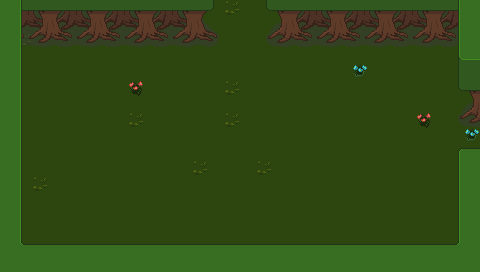

A 2D game scene composited from a Tiled map and its tileset images. What follows is a short description and the map's XML, with every tile layer's data as written:
An orthogonal 30x17 tile map with 16x16 px tiles, 3 tile layers (Base, Ground, Upper) and 3 objects (2x Entrance, ResourceSpawn).

<map version="1.4" tiledversion="1.4.1" orientation="orthogonal" renderorder="right-down" width="30" height="17" tilewidth="16" tileheight="16" infinite="0" nextlayerid="22" nextobjectid="49">
 <properties>
  <property name="Outside" type="bool" value="false" />
  <property name="ResourcesMinMax" value="30-60" />
 </properties>
 <tileset firstgid="1" source="../Tilesets/tilesetManorGrounds.tsx" />
 <layer id="19" name="Base" width="30" height="17">
  <data encoding="csv">
246,289,289,27,27,205,27,289,27,289,283,289,27,289,283,289,27,27,205,205,205,289,289,27,205,205,289,289,205,246,
246,27,289,289,205,289,27,205,205,289,27,27,205,205,27,289,27,289,289,27,27,205,289,27,205,27,289,205,27,246,
246,283,27,27,27,205,205,205,205,289,289,205,205,27,289,27,289,27,205,289,27,205,27,27,205,27,289,27,205,246,
246,27,289,27,27,27,27,289,289,205,205,289,205,205,205,289,205,27,289,289,205,27,205,205,27,27,289,27,27,246,
246,27,27,27,27,27,27,27,289,205,205,289,289,27,205,289,205,27,27,27,205,205,36,27,27,289,27,289,27,246,
289,27,289,205,289,27,205,289,77,27,289,205,205,205,283,289,289,27,289,289,27,289,205,27,205,289,27,27,205,205,
205,27,289,205,27,27,27,289,27,27,27,27,205,289,27,289,289,205,205,289,205,205,27,27,205,289,205,289,27,27,
27,289,289,27,27,289,289,289,283,205,289,27,205,205,283,289,205,205,205,205,27,205,27,205,27,27,77,27,289,289,
205,205,205,27,27,27,27,289,289,27,205,205,205,27,205,27,27,205,27,289,289,205,27,289,27,289,27,205,289,36,
289,27,205,27,289,205,27,27,205,205,289,205,289,205,289,289,289,27,205,205,289,289,27,289,205,27,27,289,27,27,
246,27,205,205,27,289,27,205,27,205,205,205,283,205,289,27,283,205,205,27,205,205,289,289,205,27,27,27,27,246,
246,27,283,289,205,289,27,27,289,27,289,205,27,27,289,205,27,205,27,289,27,27,205,27,289,205,205,27,27,246,
246,27,27,289,205,289,289,289,289,27,205,289,289,27,27,205,27,205,289,27,27,27,205,27,289,289,27,27,27,246,
246,27,205,289,27,27,205,205,27,27,289,289,289,289,289,289,205,289,205,205,27,205,205,205,27,289,289,205,27,246,
246,27,27,289,289,27,27,205,289,205,205,205,289,289,205,205,27,205,27,289,27,205,27,289,27,205,27,289,27,246,
246,27,289,205,27,289,27,27,289,205,289,289,289,289,27,289,27,205,205,27,205,289,205,205,27,289,27,289,27,246,
246,246,246,246,246,246,246,246,246,246,246,246,246,27,289,27,27,246,246,246,246,246,246,246,246,246,246,246,246,246
</data>
 </layer>
 <layer id="20" name="Ground" width="30" height="17">
  <data encoding="csv">
41,222,223,221,222,223,221,222,223,221,222,223,224,225,0,0,219,220,221,222,223,221,222,223,221,222,223,221,222,41,
41,247,248,246,247,248,246,247,248,246,247,248,249,250,0,0,244,245,246,247,248,246,247,248,246,247,248,246,247,41,
41,272,273,271,272,273,271,272,273,271,272,273,274,275,0,0,269,270,271,272,273,271,272,273,271,272,273,271,272,41,
41,42,0,0,0,0,0,0,0,0,0,0,0,0,0,0,0,0,0,0,0,0,0,0,0,0,0,0,65,66,
41,42,0,0,0,0,0,0,0,0,0,0,0,0,0,0,0,0,0,0,0,0,0,0,0,0,0,0,194,44,
41,42,0,0,0,0,0,0,0,0,0,0,0,0,0,0,0,0,0,0,0,0,0,0,0,0,0,0,219,220,
41,42,0,0,0,0,0,0,0,0,0,0,0,0,0,0,0,0,0,0,0,0,0,0,0,0,0,0,244,245,
41,42,0,0,0,0,0,0,0,0,0,0,0,0,0,0,0,0,0,0,0,0,0,0,0,0,0,0,269,270,
41,42,0,0,0,0,0,0,0,0,0,0,0,0,0,0,0,0,0,0,0,0,0,0,0,0,0,0,0,0,
41,42,0,0,0,0,0,0,0,0,0,0,0,0,0,0,0,0,0,0,0,0,0,0,0,0,0,0,0,0,
41,42,0,0,0,0,0,0,0,0,0,0,0,0,0,0,0,0,0,0,0,0,0,0,0,0,0,0,40,41,
41,42,0,0,0,0,0,0,0,0,0,0,0,0,0,0,0,0,0,0,0,0,0,0,0,0,0,0,40,41,
41,42,0,0,0,0,0,0,0,0,0,0,0,0,0,0,0,0,0,0,0,0,0,0,0,0,0,0,40,41,
41,42,0,0,0,0,0,0,0,0,0,0,0,0,0,0,0,0,0,0,0,0,0,0,0,0,0,0,40,41,
41,42,0,0,0,0,0,0,0,0,0,0,0,0,0,0,0,0,0,0,0,0,0,0,0,0,0,0,40,41,
41,93,0,0,0,0,0,0,0,0,0,0,0,0,0,0,0,0,0,0,0,0,0,0,0,0,0,0,95,41,
41,41,41,41,41,41,41,41,41,41,41,41,41,41,41,41,41,41,41,41,41,41,41,41,41,41,41,41,41,41
</data>
 </layer>
 <layer id="21" name="Upper" width="30" height="17">
  <data encoding="csv">
0,42,0,0,0,0,0,0,0,0,0,0,0,0,0,0,0,0,0,0,0,0,0,0,0,0,0,0,40,0,
0,42,0,0,0,0,0,0,0,0,0,0,0,0,0,0,0,0,0,0,0,0,0,0,0,0,0,0,40,0,
0,42,0,0,0,0,0,0,0,0,0,0,0,0,0,0,0,0,0,0,0,0,0,0,0,0,0,0,40,0,
0,0,0,0,0,0,0,0,0,0,0,0,0,0,0,0,0,0,0,0,0,0,0,0,0,0,0,0,0,0,
0,0,0,0,0,0,0,0,0,0,0,0,0,0,0,0,0,0,0,0,0,0,0,0,0,0,0,0,0,0,
0,0,0,0,0,0,0,0,0,0,0,0,0,0,0,0,0,0,0,0,0,0,0,0,0,0,0,0,0,0,
0,0,0,0,0,0,0,0,0,0,0,0,0,0,0,0,0,0,0,0,0,0,0,0,0,0,0,0,0,0,
0,0,0,0,0,0,0,0,0,0,0,0,0,0,0,0,0,0,0,0,0,0,0,0,0,0,0,0,0,0,
0,0,0,0,0,0,0,0,0,0,0,0,0,0,0,0,0,0,0,0,0,0,0,0,0,0,0,0,0,0,
0,0,0,0,0,0,0,0,0,0,0,0,0,0,0,0,0,0,0,0,0,0,0,0,0,0,0,0,15,16,
0,0,0,0,0,0,0,0,0,0,0,0,0,0,0,0,0,0,0,0,0,0,0,0,0,0,0,0,0,0,
0,0,0,0,0,0,0,0,0,0,0,0,0,0,0,0,0,0,0,0,0,0,0,0,0,0,0,0,0,0,
0,0,0,0,0,0,0,0,0,0,0,0,0,0,0,0,0,0,0,0,0,0,0,0,0,0,0,0,0,0,
0,0,0,0,0,0,0,0,0,0,0,0,0,0,0,0,0,0,0,0,0,0,0,0,0,0,0,0,0,0,
0,0,0,0,0,0,0,0,0,0,0,0,0,0,0,0,0,0,0,0,0,0,0,0,0,0,0,0,0,0,
0,0,16,16,16,16,16,16,16,16,16,16,16,16,16,16,16,16,16,16,16,16,16,16,16,16,16,16,0,0,
0,0,0,0,0,0,0,0,0,0,0,0,0,0,0,0,0,0,0,0,0,0,0,0,0,0,0,0,0,0
</data>
 </layer>
 <objectgroup id="4" name="Travel">
  <object id="47" name="Entrance" x="208" y="0" width="64" height="4">
   <properties>
    <property name="EntranceDir" value="Down" />
    <property name="Map" value="mapForest_09" />
   </properties>
  </object>
  <object id="48" name="Entrance" x="476" y="128" width="4" height="32">
   <properties>
    <property name="EntranceDir" value="Left" />
    <property name="Map" value="mapForest_14" />
   </properties>
  </object>
 </objectgroup>
 <objectgroup id="5" name="MapObject">
  <object id="40" name="ResourceSpawn" x="96.2798" y="54.0405" width="124.333" height="96.333">
   <properties>
    <property name="Resources" value="20" />
   </properties>
  </object>
 </objectgroup>
 <objectgroup id="6" name="Character" />
</map>
